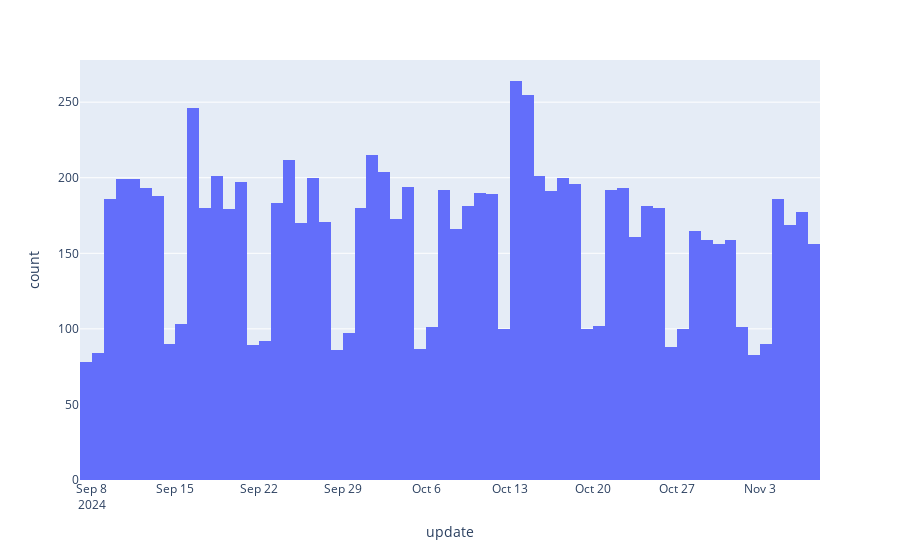

The code cell stored with this chart in its notebook:
### Code cell
fig2 = px.histogram(df, x='update')
fig2.show()

### Figure 1 — Plotly figure (JSON) as saved in the notebook; plotly's stock layout.template omitted (floating-point values rounded to 4 significant figures; data arrays with more than 128 entries replaced by an {"elided": "..."} marker saying what was removed)
{"data": [{"alignmentgroup": "True", "bingroup": "x", "hovertemplate": "update=%{x}<br>count=%{y}<extra></extra>", "legendgroup": "", "marker": {"color": "#636efa", "pattern": {"shape": ""}}, "name": "", "offsetgroup": "", "orientation": "v", "showlegend": false, "type": "histogram", "x": {"elided": "10000 str values"}, "xaxis": "x", "yaxis": "y"}], "layout": {"barmode": "relative", "legend": {"tracegroupgap": 0}, "margin": {"t": 60}, "xaxis": {"anchor": "y", "domain": [0, 1], "title": {"text": "update"}}, "yaxis": {"anchor": "x", "domain": [0, 1], "title": {"text": "count"}}}}
